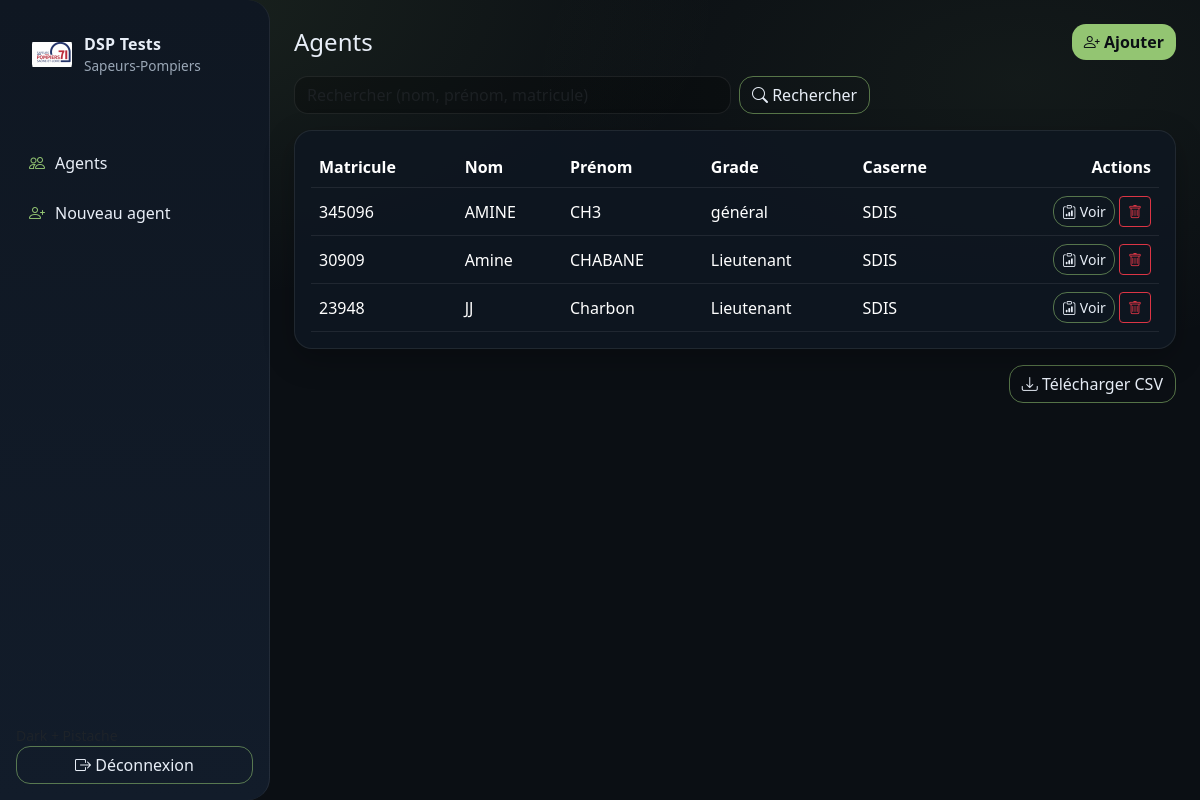
/agents (signed in), run on the app's committed database.
### models.py (models this page shows)
class Firefighter(db.Model):
    __tablename__ = "firefighters"
    id = db.Column(db.Integer, primary_key=True)
    matricule = db.Column(db.String(50), nullable=True)
    nom = db.Column(db.String(80), nullable=False)
    prenom = db.Column(db.String(80), nullable=False)
    grade = db.Column(db.String(80), nullable=True)
    caserne = db.Column(db.String(120), nullable=True)
    results = db.relationship(
        "TestResult", backref="firefighter", cascade="all, delete-orphan"
    )

### app.py (the view, shortened to what this page needs)
    @app.route("/agents")
    @login_required
    def agents():
        q = request.args.get("q", "").strip()
        searched = bool(q)
        query = Firefighter.query
        data = query.order_by(Firefighter.nom.asc(), Firefighter.prenom.asc()).all()
        return render_template("agents.html", agents=data, q=q, searched=searched)

### templates/agents.html (shortened to what this page needs)
{% extends "base.html" %} {% block content %}
<div class="d-flex align-items-center justify-content-between mb-3">
  <h1 class="h4 m-0">Agents</h1>
  <a class="btn btn-accent" href="{{ url_for('agent_new') }}">
    <i class="bi bi-person-plus"></i> Ajouter
  </a>
</div>
<form class="row g-2 mb-3" method="get">
  <div class="col-sm-8 col-md-6">
    <input
      class="form-control form-dark"
      name="q"
      value="{{ q }}"
      placeholder="Rechercher (nom, prénom, matricule)"
    />
  </div>
  <div class="col-auto">
    <button class="btn btn-outline-accent" type="submit">
      <i class="bi bi-search"></i> Rechercher
    </button>
  </div>
</form>
<div class="card card-dark">
  <div class="card-body">
    <div class="table-responsive">
      <table class="table table-dark table-hover align-middle mb-0">
        <thead>
          <tr>
            <th>Matricule</th>
            <th>Nom</th>
            <th>Prénom</th>
            <th>Grade</th>
            <th>Caserne</th>
            <th class="text-end">Actions</th>
          </tr>
        </thead>
        <tbody>
          {% for a in agents %}
          <tr>
            <td>{{ a.matricule or "-" }}</td>
            <td>{{ a.nom }}</td>
            <td>{{ a.prenom }}</td>
            <td>{{ a.grade or "-" }}</td>
            <td>{{ a.caserne or "-" }}</td>
            <td class="text-end">
              <a
                class="btn btn-sm btn-outline-accent"
                href="{{ url_for('agent_detail', agent_id=a.id) }}"
              >
                <i class="bi bi-clipboard-data"></i> Voir
              </a>
              <form
                class="d-inline"
                method="post"
                action="{{ url_for('agent_delete', agent_id=a.id) }}"
                onsubmit="return confirm('Supprimer cet agent ?');"
              >
                <button class="btn btn-sm btn-outline-danger" type="submit">
                  <i class="bi bi-trash"></i>
                </button>
              </form>
            </td>
          </tr>
          {% else %}
          <tr>
            <td colspan="6" class="text-muted">Aucun agent.</td>
          </tr>
          {% endfor %}
        </tbody>
      </table>
    </div>
  </div>
</div>
<div class="d-flex justify-content-end mt-3">
  <a
    class="btn btn-outline-accent"
    href="{{ url_for('agents_export_csv', q=q) }}"
  >
    <i class="bi bi-download"></i> Télécharger CSV
  </a>
</div>
{% endblock %}

### templates/base.html (shortened to what this page needs)
<!DOCTYPE html>
<html lang="fr">
  <head>
    <link
      href="https://cdn.jsdelivr.net/npm/bootstrap@5.3.3/dist/css/bootstrap.min.css"
      rel="stylesheet"
    />
    <link
      href="https://cdn.jsdelivr.net/npm/bootstrap-icons@1.11.3/font/bootstrap-icons.css"
      rel="stylesheet"
    />
    <link
      href="{{ url_for('static', filename='style.css') }}"
      rel="stylesheet"
    />
  </head>
  <body class="app-bg">
    <div class="d-flex">
      <aside class="sidebar p-3">
        <div class="brand mb-4">
          <div class="brand mb-4">
            <img
              src="{{ url_for('static', filename='img/logo.png') }}"
              alt="Logo"
              class="brand-logo"
            />
            <div>
              <div class="brand-title">DSP Tests</div>
              <div class="brand-sub">Sapeurs-Pompiers</div>
            </div>
          </div>
        </div>
        <nav class="nav flex-column gap-1">
          <a class="nav-link side-link" href="{{ url_for('agents') }}">
            <i class="bi bi-people"></i><span>Agents</span>
          </a>
          <a class="nav-link side-link" href="{{ url_for('agent_new') }}">
            <i class="bi bi-person-plus"></i><span>Nouveau agent</span>
          </a>
        </nav>
        <div class="sidebar-footer mt-auto pt-3">
          <div class="small text-muted">Dark + Pistache</div>
        </div>
        <form method="post" action="{{ url_for('logout') }}">
          <button class="btn btn-outline-accent w-100" type="submit">
            <i class="bi bi-box-arrow-right"></i> Déconnexion
          </button>
        </form>
      </aside>
      <main class="flex-grow-1 p-4">
         {% block content %}{% endblock %}
      </main>
    </div>
  </body>
</html>

### static/style.css (style rules this page uses)
:root { --bg: #0b0f14; --panel: #0f1722; --panel2:#121c2a; --text:#e8eef7; --muted:#9aa7b6; --accent:#93C572; --accent2:#7fb85f; --danger:#ff5c5c; --border: rgba(255,255,255,0.08); }
.app-bg { background: radial-gradient(900px 500px at 15% 0%, rgba(147,197,114,0.10), transparent 60%), radial-gradient(900px 500px at 85% 10%, rgba(147,197,114,0.06), transparent 55%), var(--bg); color: var(--text); min-height: 100vh; }
.sidebar { width: 270px; min-width: 270px; flex-shrink: 0; min-height: 100vh; background: linear-gradient(180deg, var(--panel), var(--panel2)); border-right: 1px solid var(--border); border-top-right-radius: 22px; border-bottom-right-radius: 22px; display: flex; flex-direction: column; }
.brand { display:flex; gap:12px; align-items:center; padding: 8px 8px; }
.brand-title { font-weight: 700; letter-spacing: .2px; }
.brand-sub { font-size: .85rem; color: var(--muted); }
.side-link { display:flex; align-items:center; gap:10px; padding: 10px 12px; border-radius: 14px; color: var(--text); border: 1px solid transparent; }
.side-link i { color: var(--accent); }
.card-dark { background: rgba(15,23,34,0.85); border: 1px solid var(--border); border-radius: 18px; box-shadow: 0 10px 30px rgba(0,0,0,0.25); }
.form-dark { background: rgba(0,0,0,0.25); border: 1px solid var(--border); color: var(--text); border-radius: 14px; }
.btn-accent { background: var(--accent); border: none; color: #0b0f14; border-radius: 14px; font-weight: 700; }
.btn-outline-accent { border-color: rgba(147,197,114,0.55); color: var(--text); border-radius: 14px; }
.table-dark { --bs-table-bg: transparent; --bs-table-striped-bg: rgba(255,255,255,0.03); --bs-table-hover-bg: rgba(147,197,114,0.08); border-color: var(--border); }
.brand-logo { width: 40px; height: 40px; object-fit: contain; border-radius: 10px; }

### data on the page
Firefighter: matricule "345096", nom "AMINE", prenom "CH3", grade "général", caserne "SDIS"
Firefighter: matricule "30909", nom "Amine", prenom "CHABANE", grade "Lieutenant", caserne "SDIS"
Firefighter: matricule "23948", nom "JJ", prenom "Charbon", grade "Lieutenant", caserne "SDIS"
